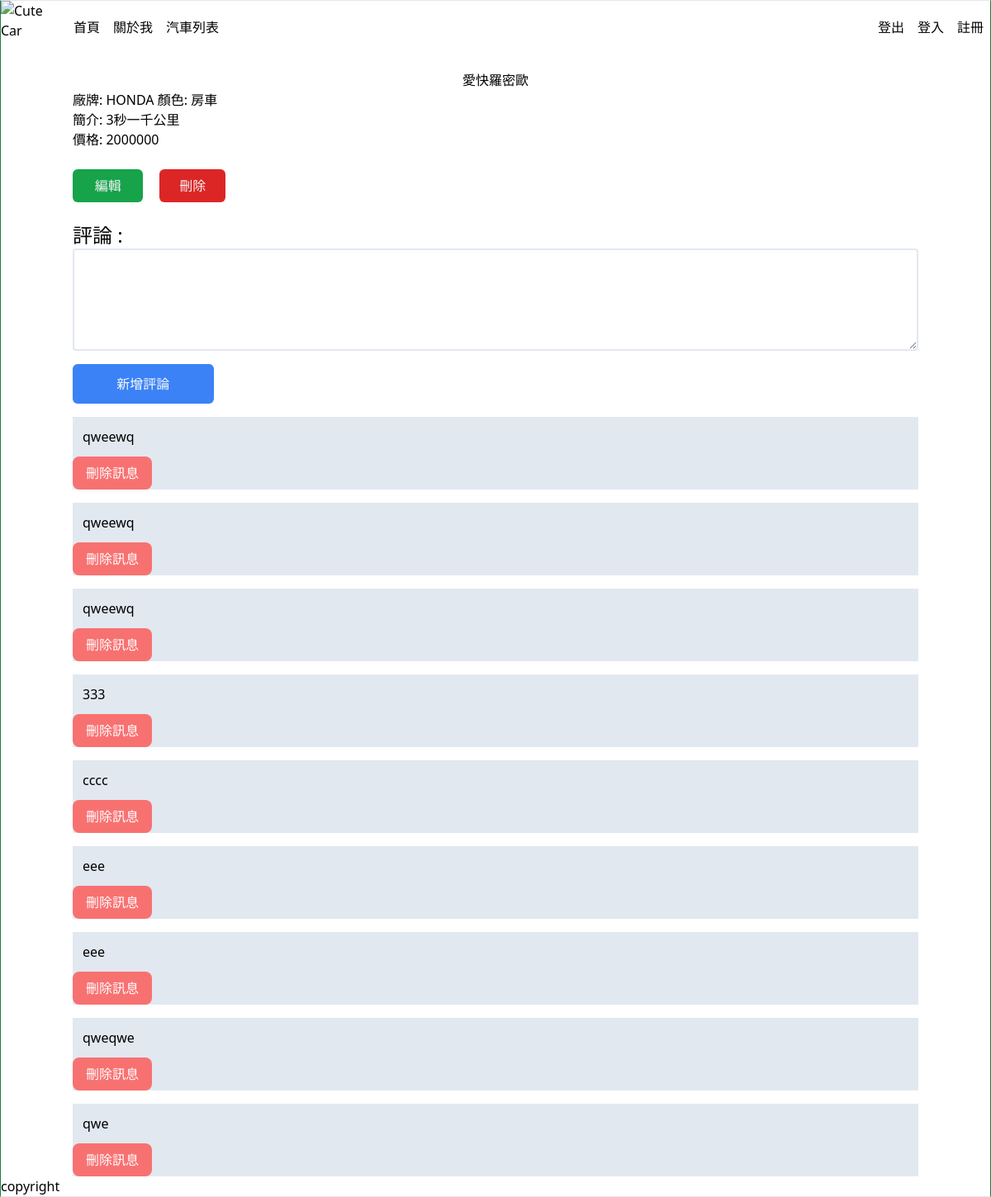
The app's page /cars/1/ with its own data.
### cars/models.py (models this page shows, shortened)
class Car(models.Model):
    name=models.CharField(max_length=20)
    color=models.CharField(max_length=8)
    brand=models.CharField(max_length=20)
    style_body=models.CharField(max_length=20)
    price=models.CharField(max_length=10)
    description=models.TextField(default='')
    created_at=models.DateTimeField(auto_now_add=True)
    updated_at=models.DateTimeField(auto_now=True)
    deleted_at=models.DateTimeField(null=True)
    objects = CarManager()

### comments/models.py (models this page shows, shortened)
class Comment(models.Model):
    car = models.ForeignKey(
        Car,
        on_delete=models.CASCADE,
    )
    context=models.TextField(max_length=250, default='')
    created_at=models.DateTimeField(auto_now_add=True)
    deleted_at=models.DateTimeField(null=True)
    objects = CommentManager()

### cars/views.py (the view)
# urls.py: path('<pk>/', views.show, name='show'),
def show(req, pk):
    car = get_object_or_404(Car, pk=pk)
    comments = Comment.objects.all().filter(car_id=car.id).order_by('-id')
    if req.method == 'POST':
        car.name=req.POST['name']
        car.color=req.POST['color']
        car.brand=req.POST['brand']
        car.style_body=req.POST['style_body']
        car.price=req.POST['price']
        car.description=req.POST['description']
        car.save()
        messages.success(req, '編輯成功')
        return redirect('cars:show', pk=car.id)
    else:
        return render(req, 'cars/show.html', {'car':car, 'comments':comments})

### cars/models.py (called while the page is built)
    def get_queryset(self):
        return super().get_queryset().filter(deleted_at=None)

### comments/models.py (called while the page is built)
    def get_queryset(self):
        return super().get_queryset().filter(deleted_at=None)

### templates/cars/show.html (shortened to what this page needs)
{% extends 'layouts/base.html' %}
{% block content %}
    <div class="mt-5">
        <h2 class="text-center">{{ car.name }}</h2>
        <div>
            <span>廠牌: {{car.brand}}</span>
            <span>顏色: {{car.style_body}}</span>
        </div>
        <p>簡介: {{car.description}}</p>
        <span>價格: {{car.price}}</span>
    </div>
    <div class="flex mt-6 items-center">
        <a class="w-1/12 h-10 leading-10  inline-block text-center  bg-green-600 text-zinc-100 rounded-md " href="http:{% url 'cars:edit' car.id %}">編輯</a>
        <form  action="{% url 'cars:delete' car.id %}" method="post">
            <button class="w-20 h-10 inline-block ms-5 bg-red-600 text-zinc-100 rounded-md " type="submit">刪除</button>
        </form>
    </div>
    <div class="show-comment mt-6">
        <form class="flex flex-col" hx-target="#comment-page" hx-post="{% url 'cars:comment' car.id %}" >
            <label class="text-2xl" for="context">評論 : </label>
            <textarea class=" border-solid border-2 border-slate-200 rounded" name="context" id="context" cols="10" rows="5"></textarea>
            <button  class="w-2/12 rounded-md mt-4 text-slate-50  py-3 bg-blue-500" type="submit">新增評論</button>
        </form>
    </div>
    <div id="comment-page">
    {% for comment in comments %}
    <div class="comment-text mt-4 flex flex-col bg-slate-200">
        <p class="py-3 pl-3">{{ comment.context }}</p>
        <form hx-post="{% url 'comments:delete' comment.id %}" hx-target="closest .comment-text">
            <button class="px-4 py-2 rounded-lg text-white  bg-red-400" type="submit">刪除訊息</button>
        </form>
    </div>
    {% endfor %}
</div>
{% endblock %}

### templates/layouts/base.html (shortened to what this page needs)
{% load static %}
<!DOCTYPE html>
<html lang="en">
<head>
    <link rel="stylesheet" href="{% static 'styles/style.css' %}">
</head>
<body>
    {% include 'shared/nav.html' %}
        <main class="container mx-auto w-11/12 " >
            {% block content %} {% endblock %}
        </main>
    {% include 'shared/footer.html' %}
</body>
</html>

### templates/shared/nav.html
<nav class=" header-nav flex  justify-between " >
    <div class="flex mb-auto">
        <div class="pic">
            <img class="w-20 h-16 " src="https://e7.pngegg.com/pngimages/248/673/png-transparent-cute-cartoon-cat-on-car-thumbnail.png" alt="Cute Car">
        </div>
        <ul >
            <li ><a  href="{% url 'root' %}">首頁</a></li>
            <li><a href="{% url 'about' %}">關於我</a></li>
            <li><a href="{% url 'cars:index' %}">汽車列表</a></li>
        </ul>
    </div>
    <div class="flex">
        <ul >
            <li><a href="http://">登出</a></li>
            <li><a href="http://">登入</a></li>
            <li><a href="http://">註冊</a></li>
        </ul>
    </div>
</nav>

### templates/shared/footer.html
<footer>
    <div>copyright</div>
</footer>

### src/styles/style.css (style rules this page uses)
html, :host { line-height: 1.5; -webkit-text-size-adjust: 100%; -moz-tab-size: 4; -o-tab-size: 4; tab-size: 4; font-family: ui-sans-serif, system-ui, sans-serif, "Apple Color Emoji", "Segoe UI Emoji", "Segoe UI Symbol", "Noto Color Emoji"; font-feature-settings: normal; font-variation-settings: normal; -webkit-tap-highlight-color: transparent; }
body { margin: 0; line-height: inherit; }
h1, h2, h3, h4, h5, h6 { font-size: inherit; font-weight: inherit; }
a { color: inherit; text-decoration: inherit; }
button, input, optgroup, select, textarea { font-family: inherit; font-feature-settings: inherit; font-variation-settings: inherit; font-size: 100%; font-weight: inherit; line-height: inherit; letter-spacing: inherit; color: inherit; margin: 0; padding: 0; }
button, select { text-transform: none; }
button, input:where([type='button']), input:where([type='reset']), input:where([type='submit']) { -webkit-appearance: button; background-color: transparent; background-image: none; }
blockquote, dl, dd, h1, h2, h3, h4, h5, h6, hr, figure, p, pre { margin: 0; }
ol, ul, menu { list-style: none; margin: 0; padding: 0; }
textarea { resize: vertical; }
input::placeholder, textarea::placeholder { opacity: 1; color: #9ca3af; }
button, [role="button"] { cursor: pointer; }
img, svg, video, canvas, audio, iframe, embed, object { display: block; vertical-align: middle; }
img, video { max-width: 100%; height: auto; }
.container { width: 100%; }
@media (min-width: 640px) { .container { max-width: 640px; } }
@media (min-width: 768px) { .container { max-width: 768px; } }
@media (min-width: 1024px) { .container { max-width: 1024px; } }
.mx-auto { margin-left: auto; margin-right: auto; }
.mb-auto { margin-bottom: auto; }
.ms-5 { margin-inline-start: 1.25rem; }
.mt-4 { margin-top: 1rem; }
.mt-5 { margin-top: 1.25rem; }
.mt-6 { margin-top: 1.5rem; }
.inline-block { display: inline-block; }
.flex { display: flex; }
.h-10 { height: 2.5rem; }
.h-16 { height: 4rem; }
.w-1\/12 { width: 8.333333%; }
.w-11\/12 { width: 91.666667%; }
.w-2\/12 { width: 16.666667%; }
.w-20 { width: 5rem; }
.flex-col { flex-direction: column; }
.items-center { align-items: center; }
.justify-between { justify-content: space-between; }
.rounded { border-radius: 0.25rem; }
.rounded-lg { border-radius: 0.5rem; }
.rounded-md { border-radius: 0.375rem; }
.border-2 { border-width: 2px; }
.border-solid { border-style: solid; }
.border-slate-200 { --tw-border-opacity: 1; border-color: rgb(226 232 240 / var(--tw-border-opacity)); }
.bg-blue-500 { --tw-bg-opacity: 1; background-color: rgb(59 130 246 / var(--tw-bg-opacity)); }
.bg-green-600 { --tw-bg-opacity: 1; background-color: rgb(22 163 74 / var(--tw-bg-opacity)); }
.bg-red-400 { --tw-bg-opacity: 1; background-color: rgb(248 113 113 / var(--tw-bg-opacity)); }
.bg-red-600 { --tw-bg-opacity: 1; background-color: rgb(220 38 38 / var(--tw-bg-opacity)); }
.bg-slate-200 { --tw-bg-opacity: 1; background-color: rgb(226 232 240 / var(--tw-bg-opacity)); }
.px-4 { padding-left: 1rem; padding-right: 1rem; }
.py-2 { padding-top: 0.5rem; padding-bottom: 0.5rem; }
.py-3 { padding-top: 0.75rem; padding-bottom: 0.75rem; }
.pl-3 { padding-left: 0.75rem; }
.text-center { text-align: center; }
.text-2xl { font-size: 1.5rem; line-height: 2rem; }
.leading-10 { line-height: 2.5rem; }
.text-slate-50 { --tw-text-opacity: 1; color: rgb(248 250 252 / var(--tw-text-opacity)); }
.text-white { --tw-text-opacity: 1; color: rgb(255 255 255 / var(--tw-text-opacity)); }
.text-zinc-100 { --tw-text-opacity: 1; color: rgb(244 244 245 / var(--tw-text-opacity)); }
body { border-width: 1px; --tw-border-opacity: 1; border-left-color: rgb(21 128 61 / var(--tw-border-opacity)); border-right-color: rgb(21 128 61 / var(--tw-border-opacity)); }
.header-nav > div > ul { align-items: center; display: flex; }
.header-nav > div > ul > li > a { padding: 22px 8px; }

### records on screen
Car: name "愛快羅密歐", brand "HONDA", style_body "房車", description "3秒一千公里", price "2000000"
Comment: context "qweewq"
Comment: context "qweewq"
Comment: context "qweewq"
Comment: context "333"
Comment: context "cccc"
Comment: context "eee"
Comment: context "eee"
Comment: context "qweqwe"
Comment: context "qwe"
